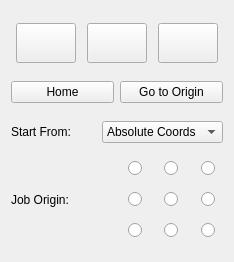
<?xml version="1.0" encoding="UTF-8"?>
<ui version="4.0">
 <class>LaserPanel</class>
 <widget class="QFrame" name="LaserPanel">
  <property name="geometry">
   <rect>
    <x>0</x>
    <y>0</y>
    <width>234</width>
    <height>262</height>
   </rect>
  </property>
  <property name="windowTitle">
   <string>Laser</string>
  </property>
  <layout class="QVBoxLayout" name="verticalLayout">
   <item>
    <layout class="QHBoxLayout" name="horizontalLayout">
     <item>
      <widget class="QPushButton" name="previewBtn">
       <property name="sizePolicy">
        <sizepolicy hsizetype="Fixed" vsizetype="Fixed">
         <horstretch>0</horstretch>
         <verstretch>0</verstretch>
        </sizepolicy>
       </property>
       <property name="minimumSize">
        <size>
         <width>60</width>
         <height>40</height>
        </size>
       </property>
       <property name="text">
        <string/>
       </property>
       <property name="icon">
        <iconset resource="../../../qml.qrc">
         <normaloff>:/resources/images/icon-preview.png</normaloff>:/resources/images/icon-preview.png</iconset>
       </property>
       <property name="iconSize">
        <size>
         <width>60</width>
         <height>40</height>
        </size>
       </property>
      </widget>
     </item>
     <item>
      <widget class="QPushButton" name="frameBtn">
       <property name="sizePolicy">
        <sizepolicy hsizetype="Fixed" vsizetype="Fixed">
         <horstretch>0</horstretch>
         <verstretch>0</verstretch>
        </sizepolicy>
       </property>
       <property name="minimumSize">
        <size>
         <width>60</width>
         <height>40</height>
        </size>
       </property>
       <property name="icon">
        <iconset resource="../../../qml.qrc">
         <normaloff>:/resources/images/icon-frame.png</normaloff>:/resources/images/icon-frame.png</iconset>
       </property>
       <property name="iconSize">
        <size>
         <width>60</width>
         <height>40</height>
        </size>
       </property>
      </widget>
     </item>
     <item>
      <widget class="QPushButton" name="startBtn">
       <property name="sizePolicy">
        <sizepolicy hsizetype="Fixed" vsizetype="Fixed">
         <horstretch>0</horstretch>
         <verstretch>0</verstretch>
        </sizepolicy>
       </property>
       <property name="minimumSize">
        <size>
         <width>60</width>
         <height>40</height>
        </size>
       </property>
       <property name="icon">
        <iconset resource="../../../qml.qrc">
         <normaloff>:/resources/images/icon-start.png</normaloff>:/resources/images/icon-start.png</iconset>
       </property>
       <property name="iconSize">
        <size>
         <width>60</width>
         <height>40</height>
        </size>
       </property>
      </widget>
     </item>
    </layout>
   </item>
   <item>
    <layout class="QHBoxLayout" name="horizontalLayout_2">
     <item>
      <widget class="QPushButton" name="homeBtn">
       <property name="text">
        <string>Home</string>
       </property>
      </widget>
     </item>
     <item>
      <widget class="QPushButton" name="toOriginBtn">
       <property name="text">
        <string>Go to Origin</string>
       </property>
      </widget>
     </item>
    </layout>
   </item>
   <item>
    <layout class="QHBoxLayout" name="horizontalLayout_3">
     <item>
      <widget class="QLabel" name="label">
       <property name="text">
        <string>Start From:</string>
       </property>
      </widget>
     </item>
     <item>
      <widget class="QComboBox" name="comboBox">
       <item>
        <property name="text">
         <string>Absolute Coords</string>
        </property>
       </item>
       <item>
        <property name="text">
         <string>Current Position</string>
        </property>
       </item>
      </widget>
     </item>
    </layout>
   </item>
   <item>
    <layout class="QHBoxLayout" name="horizontalLayout_4">
     <item>
      <widget class="QLabel" name="label_2">
       <property name="text">
        <string>Job Origin:</string>
       </property>
      </widget>
     </item>
     <item>
      <layout class="QGridLayout" name="gridLayout">
       <item row="4" column="2" alignment="Qt::AlignHCenter">
        <widget class="QRadioButton" name="SERadioButton">
         <property name="text">
          <string/>
         </property>
        </widget>
       </item>
       <item row="1" column="0">
        <spacer name="verticalSpacer">
         <property name="orientation">
          <enum>Qt::Vertical</enum>
         </property>
         <property name="sizeType">
          <enum>QSizePolicy::Fixed</enum>
         </property>
         <property name="sizeHint" stdset="0">
          <size>
           <width>20</width>
           <height>10</height>
          </size>
         </property>
        </spacer>
       </item>
       <item row="0" column="2" alignment="Qt::AlignHCenter">
        <widget class="QRadioButton" name="NERadioButton">
         <property name="text">
          <string/>
         </property>
        </widget>
       </item>
       <item row="4" column="0" alignment="Qt::AlignHCenter">
        <widget class="QRadioButton" name="SWRadioButton">
         <property name="text">
          <string/>
         </property>
        </widget>
       </item>
       <item row="2" column="1" alignment="Qt::AlignHCenter">
        <widget class="QRadioButton" name="CRadioButton">
         <property name="text">
          <string/>
         </property>
        </widget>
       </item>
       <item row="2" column="2" alignment="Qt::AlignHCenter">
        <widget class="QRadioButton" name="ERadioButton">
         <property name="text">
          <string/>
         </property>
        </widget>
       </item>
       <item row="4" column="1" alignment="Qt::AlignHCenter">
        <widget class="QRadioButton" name="SRadioButton">
         <property name="text">
          <string/>
         </property>
        </widget>
       </item>
       <item row="2" column="0" alignment="Qt::AlignHCenter">
        <widget class="QRadioButton" name="WRadioButton">
         <property name="text">
          <string/>
         </property>
        </widget>
       </item>
       <item row="0" column="0" alignment="Qt::AlignHCenter">
        <widget class="QRadioButton" name="NWRadioButton">
         <property name="text">
          <string/>
         </property>
        </widget>
       </item>
       <item row="0" column="1" alignment="Qt::AlignHCenter">
        <widget class="QRadioButton" name="NRadioButton">
         <property name="text">
          <string/>
         </property>
        </widget>
       </item>
       <item row="3" column="0">
        <spacer name="verticalSpacer_2">
         <property name="orientation">
          <enum>Qt::Vertical</enum>
         </property>
         <property name="sizeType">
          <enum>QSizePolicy::Fixed</enum>
         </property>
         <property name="sizeHint" stdset="0">
          <size>
           <width>20</width>
           <height>10</height>
          </size>
         </property>
        </spacer>
       </item>
      </layout>
     </item>
    </layout>
   </item>
  </layout>
 </widget>
 <resources>
  <include location="../../../qml.qrc"/>
 </resources>
 <connections/>
</ui>
